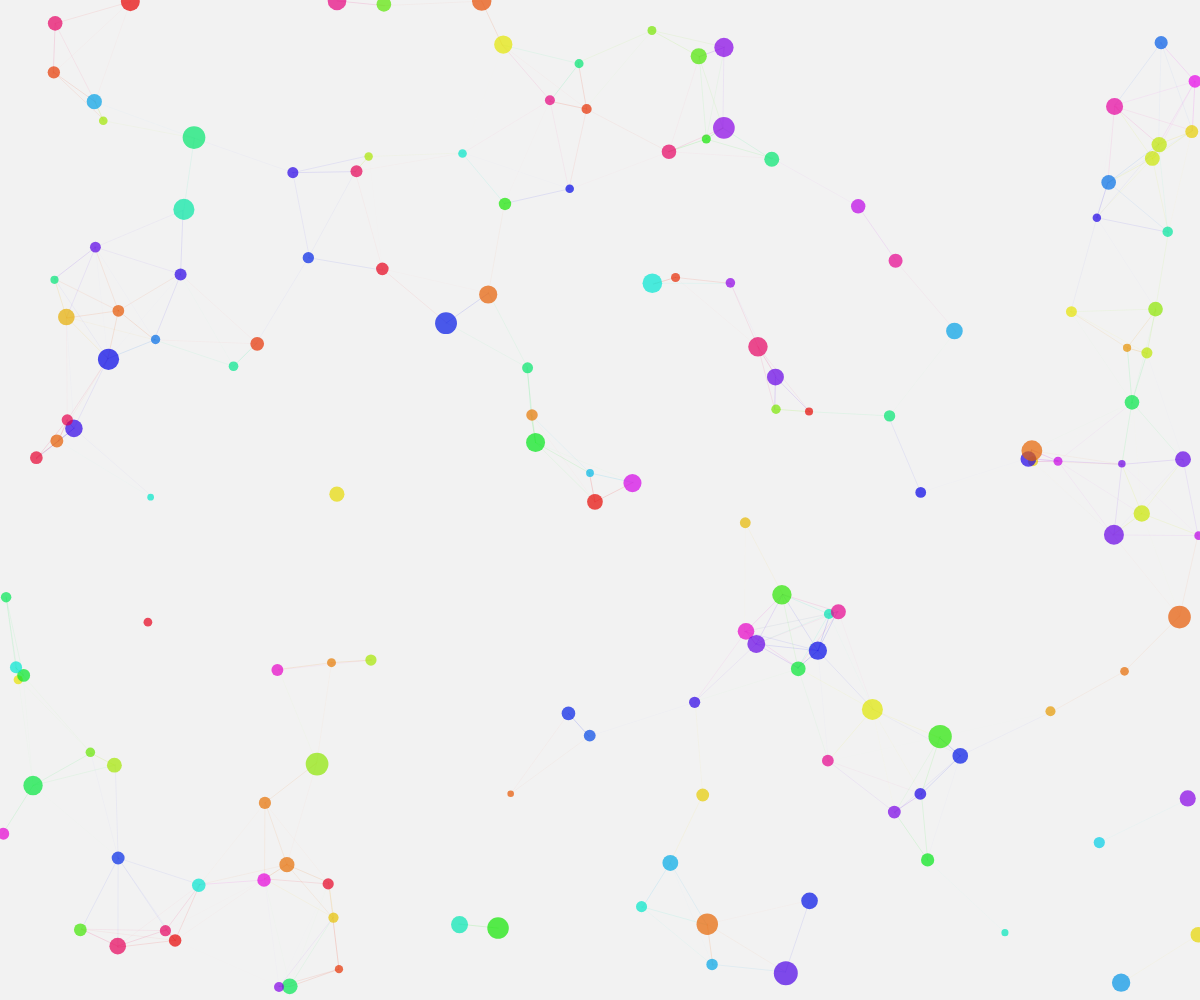
Frame 1 (no input)
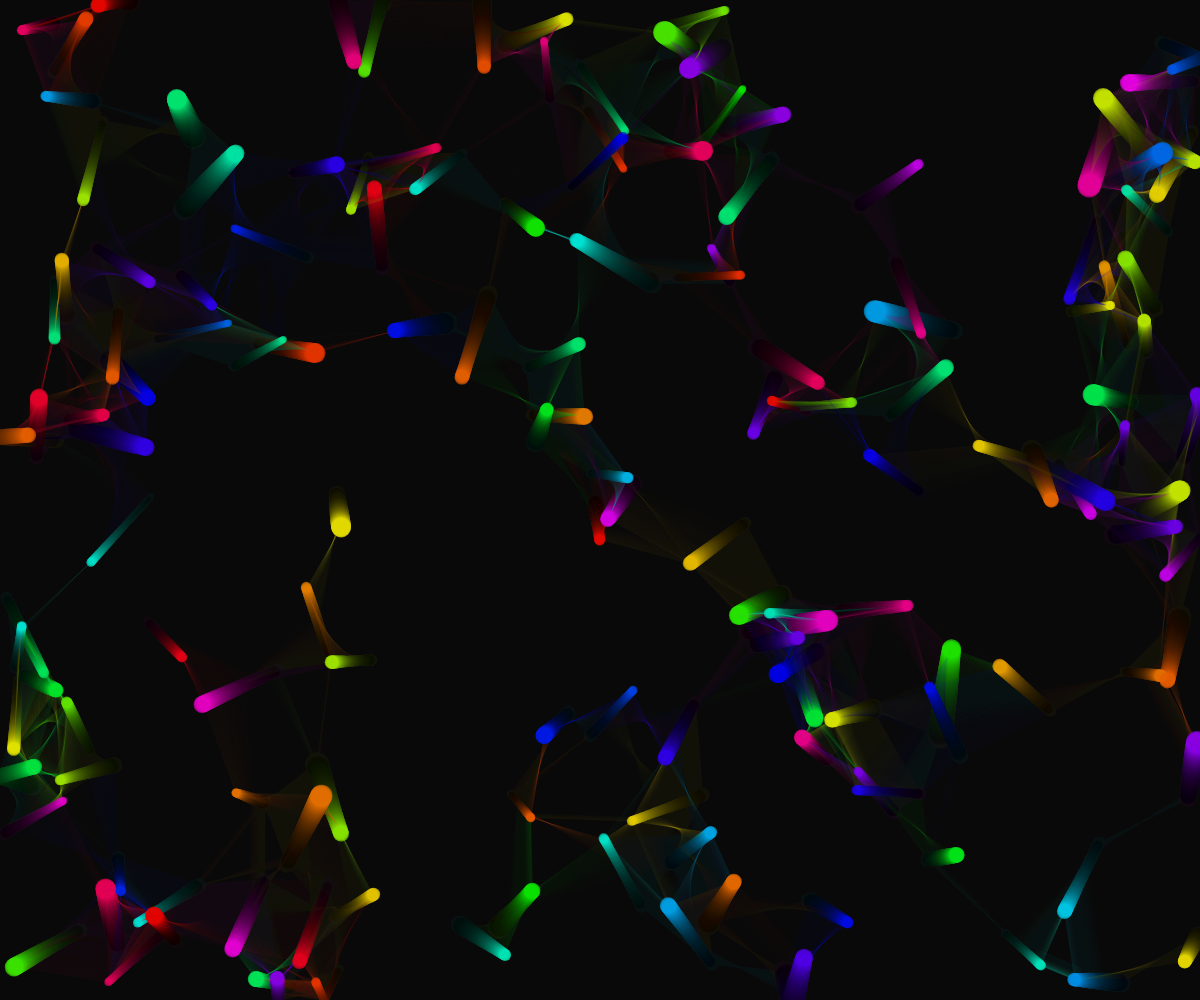
Frame 60 (no input)
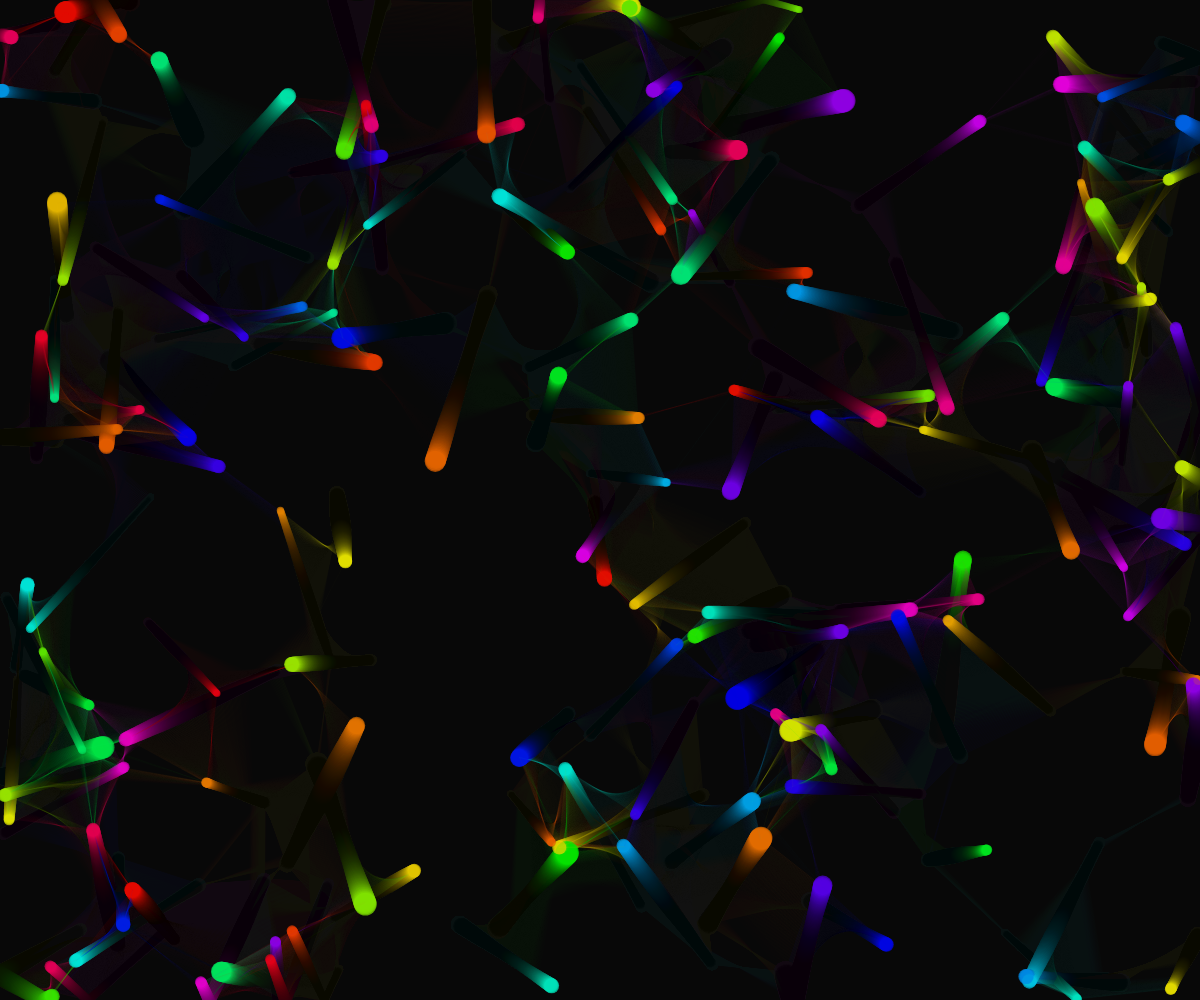
Frame 120 (the mouse pressed at the canvas centre since frame 60)

The p5.js sketch that drew these frames (run headless with seeded random() and noise() and a simulated clock; from frame 60 on, the mouse is pressed at the canvas centre):

// p5.js sketch
// ── sketch.js
let particles = [];
const particleCount = 150;
const connectionDistance = 120;
let time = 0;

function setup() {
  createCanvas(windowWidth, windowHeight);
  colorMode(HSB, 360, 100, 100, 1);
  
  // Initialize particles with random positions and velocities
  for (let i = 0; i < particleCount; i++) {
    particles.push({
      pos: createVector(random(width), random(height)),
      vel: p5.Vector.random2D().mult(random(0.5, 1.5)),
      size: random(8, 20),
      hue: random(360),
      pulse: random(TWO_PI)
    });
  }
}

function draw() {
  background(0, 0, 0, 0.05); // Semi-transparent background for trail effect

  time += 0.01;

  // Update and display particles
  for (let i = 0; i < particles.length; i++) {
    let p = particles[i];
    
    // Update position
    p.pos.add(p.vel);
    
    // Bounce off edges
    if (p.pos.x < 0 || p.pos.x > width) p.vel.x *= -1;
    if (p.pos.y < 0 || p.pos.y > height) p.vel.y *= -1;

    // Pulsating size and color
    let pulse = sin(p.pulse + time * 2) * 0.5 + 0.5;
    let size = p.size * (0.8 + pulse * 0.4);
    let hue = (p.hue + time * 2) % 360;

    // Draw particle
    noStroke();
    fill(hue, 100, 90, 0.7);
    ellipse(p.pos.x, p.pos.y, size);

    // Draw connections to nearby particles
    for (let j = i + 1; j < particles.length; j++) {
      let other = particles[j];
      let d = dist(p.pos.x, p.pos.y, other.pos.x, other.pos.y);
      
      if (d < connectionDistance) {
        // Fade out connections as they get further
        let alpha = map(d, 0, connectionDistance, 0.8, 0);
        
        stroke(hue, 100, 90, alpha * 0.5);
        strokeWeight(0.5);
        line(p.pos.x, p.pos.y, other.pos.x, other.pos.y);
      }
    }

    // Update pulse for next frame
    p.pulse += 0.02;
  }
}

function windowResized() {
  resizeCanvas(windowWidth, windowHeight);
}
